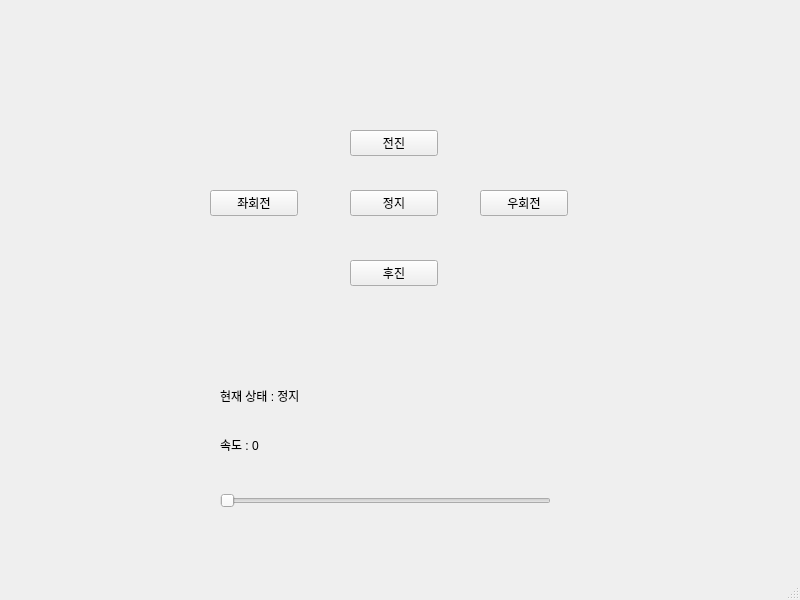
<?xml version="1.0" encoding="UTF-8"?>
<ui version="4.0">
 <class>MainWindow</class>
 <widget class="QMainWindow" name="MainWindow">
  <property name="geometry">
   <rect>
    <x>0</x>
    <y>0</y>
    <width>800</width>
    <height>600</height>
   </rect>
  </property>
  <property name="windowTitle">
   <string>MainWindow</string>
  </property>
  <widget class="QWidget" name="centralwidget">
   <widget class="QLabel" name="speedLabel">
    <property name="geometry">
     <rect>
      <x>220</x>
      <y>420</y>
      <width>111</width>
      <height>51</height>
     </rect>
    </property>
    <property name="text">
     <string>&lt;html&gt;&lt;head/&gt;&lt;body&gt;&lt;p&gt;속도 : 0&lt;/p&gt;&lt;/body&gt;&lt;/html&gt;</string>
    </property>
   </widget>
   <widget class="QSlider" name="speedSlider">
    <property name="geometry">
     <rect>
      <x>220</x>
      <y>460</y>
      <width>331</width>
      <height>81</height>
     </rect>
    </property>
    <property name="maximum">
     <number>100</number>
    </property>
    <property name="orientation">
     <enum>Qt::Horizontal</enum>
    </property>
   </widget>
   <widget class="QPushButton" name="stopButton">
    <property name="geometry">
     <rect>
      <x>350</x>
      <y>190</y>
      <width>88</width>
      <height>26</height>
     </rect>
    </property>
    <property name="text">
     <string>정지</string>
    </property>
   </widget>
   <widget class="QPushButton" name="backwardButton">
    <property name="geometry">
     <rect>
      <x>350</x>
      <y>260</y>
      <width>88</width>
      <height>26</height>
     </rect>
    </property>
    <property name="text">
     <string>후진</string>
    </property>
   </widget>
   <widget class="QPushButton" name="rightButton">
    <property name="geometry">
     <rect>
      <x>480</x>
      <y>190</y>
      <width>88</width>
      <height>26</height>
     </rect>
    </property>
    <property name="text">
     <string>우회전</string>
    </property>
   </widget>
   <widget class="QPushButton" name="leftButton">
    <property name="geometry">
     <rect>
      <x>210</x>
      <y>190</y>
      <width>88</width>
      <height>26</height>
     </rect>
    </property>
    <property name="text">
     <string>좌회전</string>
    </property>
   </widget>
   <widget class="QPushButton" name="forwardButton">
    <property name="geometry">
     <rect>
      <x>350</x>
      <y>130</y>
      <width>88</width>
      <height>26</height>
     </rect>
    </property>
    <property name="text">
     <string>전진</string>
    </property>
   </widget>
   <widget class="QLabel" name="statusLabel">
    <property name="geometry">
     <rect>
      <x>220</x>
      <y>370</y>
      <width>141</width>
      <height>51</height>
     </rect>
    </property>
    <property name="text">
     <string>현재 상태 : 정지</string>
    </property>
   </widget>
  </widget>
  <widget class="QMenuBar" name="menubar">
   <property name="geometry">
    <rect>
     <x>0</x>
     <y>0</y>
     <width>800</width>
     <height>23</height>
    </rect>
   </property>
  </widget>
  <widget class="QStatusBar" name="statusbar"/>
 </widget>
 <resources/>
 <connections/>
</ui>
